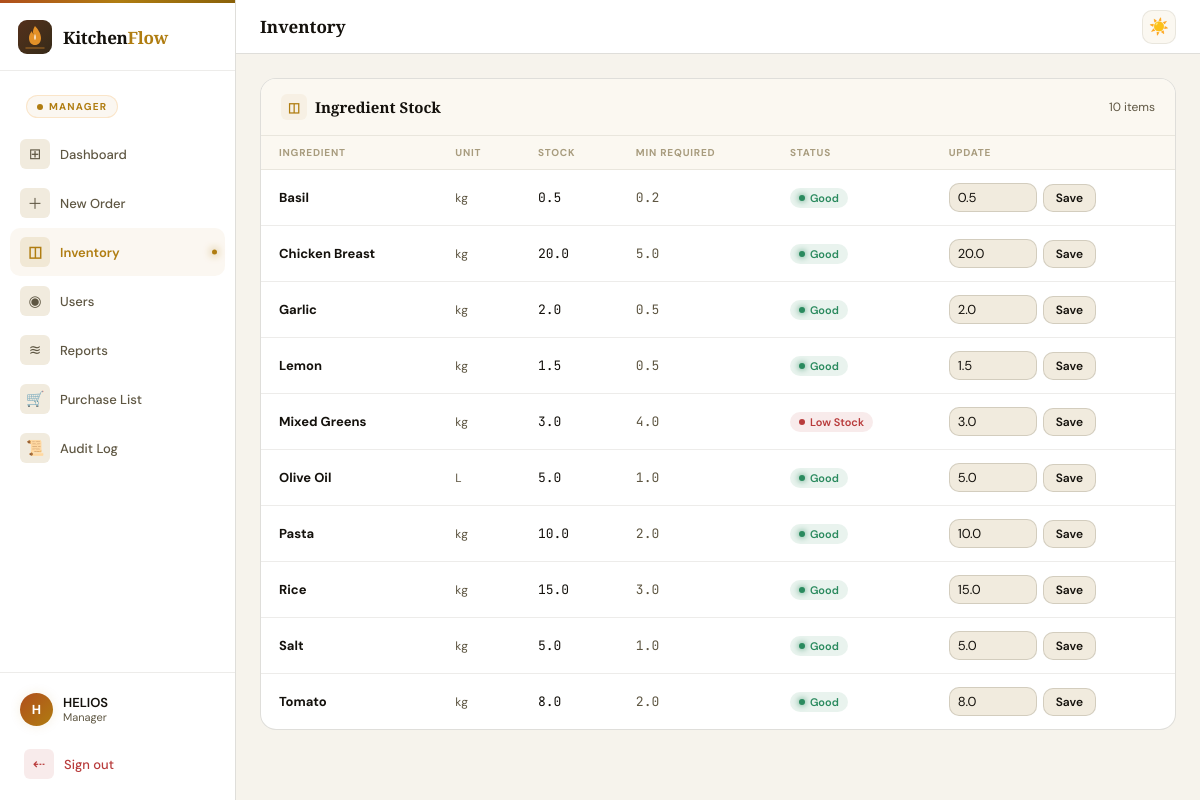
Page /manager/inventory (signed in) on the committed database.
### models.py (models this page shows, shortened)
class User(UserMixin, db.Model):
    __tablename__ = "users"
    id = db.Column(db.Integer, primary_key=True)
    username = db.Column(db.String(80), unique=True, nullable=False)
    password_hash = db.Column(db.String(200), nullable=False)
    role = db.Column(db.String(30), nullable=False)  # manager/chef/packer/quality
    name = db.Column(db.String(120), nullable=False)

class Ingredient(db.Model):
    __tablename__ = "ingredients"
    id = db.Column(db.Integer, primary_key=True)
    name = db.Column(db.String(100), nullable=False, unique=True)
    unit = db.Column(db.String(20), nullable=False)
    stock = db.Column(db.Float, default=0.0)
    min_stock = db.Column(db.Float, default=5.0)
    allergen = db.Column(db.String(60))  # e.g. "gluten", "dairy"

### manager/routes.py (the view)
@manager_bp.route("/inventory")
@login_required
@manager_required
def inventory():
    ingredients = Ingredient.query.order_by(Ingredient.name).all()
    return render_template("manager/inventory.html", ingredients=ingredients)

### extensions.py (called while the page is built)
@login_manager.user_loader
def load_user(user_id):
    from models import User
    return db.session.get(User, int(user_id))

### manager/routes.py (called while the page is built)
def manager_required(f):
    @wraps(f)
    def decorated(*args, **kwargs):
        if not current_user.is_authenticated or current_user.role != "manager":
            flash("Access denied.", "danger")
            return redirect(url_for("auth.login"))
        return f(*args, **kwargs)
    return decorated

### templates/manager/inventory.html (shortened to what this page needs)
{% extends "base.html" %}
{% block topbar_title %}Inventory{% endblock %}
{% block sidebar %}
  <a href="/manager/dashboard" class="nav-item"><div class="nav-icon">⊞</div>Dashboard</a>
  <a href="/manager/orders/new" class="nav-item"><div class="nav-icon">＋</div>New Order</a>
  <a href="/manager/inventory" class="nav-item active"><div class="nav-icon">◫</div>Inventory</a>
  <a href="/manager/users" class="nav-item"><div class="nav-icon">◉</div>Users</a>
  <a href="/manager/report" class="nav-item"><div class="nav-icon">≋</div>Reports</a>
  <a href="/manager/purchase-list" class="nav-item"><div class="nav-icon">🛒</div>Purchase List</a>
  <a href="/manager/audit" class="nav-item"><div class="nav-icon">📜</div>Audit Log</a>
{% endblock %}
{% block content %}
<div class="card">
  <div class="card-header">
    <div class="card-title"><div class="ct-icon">◫</div>Ingredient Stock</div>
    <span class="text-sm text-muted">{{ ingredients|length }} items</span>
  </div>
  <div class="table-wrap">
    <table>
      <thead><tr><th>Ingredient</th><th>Unit</th><th>Stock</th><th>Min Required</th><th>Status</th><th>Update</th></tr></thead>
      <tbody>
        {% for i in ingredients %}
        <tr>
          <td><strong>{{ i.name }}</strong></td>
          <td class="text-sm text-muted">{{ i.unit }}</td>
          <td class="font-mono">{{ i.stock }}</td>
          <td class="font-mono text-muted">{{ i.min_stock }}</td>
          <td>
            {% if i.stock < i.min_stock %}<span class="badge b-red"><span class="badge-dot"></span>Low Stock</span>
            {% elif i.stock < i.min_stock * 1.5 %}<span class="badge b-amber"><span class="badge-dot"></span>Warning</span>
            {% else %}<span class="badge b-green"><span class="badge-dot"></span>Good</span>{% endif %}
          </td>
          <td>
            <form method="post" action="/manager/inventory/update/{{ i.id }}" style="display:flex;gap:6px;align-items:center">
              <input type="number" name="stock" value="{{ i.stock }}" step="0.1" class="input" style="width:88px;padding:5px 8px">
              <button type="submit" class="btn btn-ghost btn-sm">Save</button>
            </form>
          </td>
        </tr>
        {% endfor %}
      </tbody>
    </table>
  </div>
</div>
{% endblock %}

### templates/base.html (shortened to what this page needs)
<!DOCTYPE html>
<html lang="en" data-theme="dark">
<head>
</head>
<body>
<div class="app">
  <aside class="sidebar">
    <div class="sidebar-logo">
      <div class="logo-name">Kitchen<span>Flow</span></div>
    </div>
    {% if current_user.is_authenticated %}
    <div style="padding:10px 12px 2px">
      <div class="role-pill">{{ current_user.role }}</div>
    </div>
    {% endif %}
    <nav class="nav">{% block sidebar %}{% endblock %}</nav>
    {% if current_user.is_authenticated %}
    <div class="sidebar-footer">
      <div class="user-row">
        <div class="avatar">{{ current_user.username[0]|upper }}</div>
        <div>
          <div class="user-name">{{ current_user.username }}</div>
          <div class="user-role">{{ current_user.role|title }}</div>
        </div>
      </div>
      <div style="margin-top:6px">
        <form method="post" action="/auth/logout" style="margin:0">
          <button type="submit" class="nav-item nav-item-danger" style="margin-bottom:0;width:100%;text-align:left;cursor:pointer">
            <div class="nav-icon">⇠</div> Sign out
          </button>
        </form>
      </div>
    </div>
    {% endif %}
  </aside>
  <header class="topbar">
    <div class="page-title">{% block topbar_title %}{% endblock %}</div>
    <div class="topbar-right">
      <button class="icon-btn" data-theme-toggle title="Toggle light/dark">
        <span id="theme-icon">🌙</span>
      </button>
    </div>
  </header>
  <main class="main">
    {% block content %}{% endblock %}
  </main>
</div>
</body>
</html>

### rows in the picture
User: role "MANAGER", username "H", username "HELIOS", role "Manager"
Ingredient: name "Basil", unit "kg", stock "0.5", min_stock "0.2", shows "Good"
Ingredient: name "Chicken Breast", unit "kg", stock "20.0", min_stock "5.0", shows "Good"
Ingredient: name "Garlic", unit "kg", stock "2.0", min_stock "0.5", shows "Good"
Ingredient: name "Lemon", unit "kg", stock "1.5", min_stock "0.5", shows "Good"
Ingredient: name "Mixed Greens", unit "kg", stock "3.0", min_stock "4.0", shows "Low Stock"
Ingredient: name "Olive Oil", unit "L", stock "5.0", min_stock "1.0", shows "Good"
Ingredient: name "Pasta", unit "kg", stock "10.0", min_stock "2.0", shows "Good"
Ingredient: name "Rice", unit "kg", stock "15.0", min_stock "3.0", shows "Good"
Ingredient: name "Salt", unit "kg", stock "5.0", min_stock "1.0", shows "Good"
Ingredient: name "Tomato", unit "kg", stock "8.0", min_stock "2.0", shows "Good"

### other values in the picture
{{ ingredients|length }} "10"
